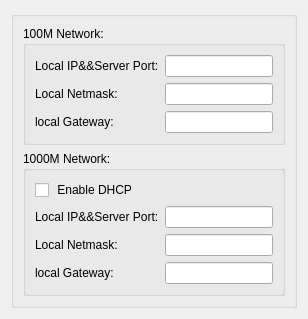
              <widget class="QWidget" name="TabIpSetting">
               <attribute name="title">
                <string>IP Setting    </string>
               </attribute>
               <layout class="QGridLayout" name="gridLayout_13">
                <item row="1" column="0">
                 <widget class="QGroupBox" name="gSetting">
                  <property name="title">
                   <string/>
                  </property>
                  <layout class="QGridLayout" name="gridLayout_16">
                   <item row="0" column="0">
                    <widget class="QGroupBox" name="groupBox">
                     <property name="title">
                      <string>100M Network:</string>
                     </property>
                     <layout class="QGridLayout" name="gridLayout_15">
                      <item row="0" column="0">
                       <widget class="QLabel" name="label_24">
                        <property name="sizePolicy">
                         <sizepolicy hsizetype="Preferred" vsizetype="Fixed">
                          <horstretch>0</horstretch>
                          <verstretch>0</verstretch>
                         </sizepolicy>
                        </property>
                        <property name="text">
                         <string>Local IP&amp;&amp;Server Port:</string>
                        </property>
                       </widget>
                      </item>
                      <item row="1" column="0">
                       <widget class="QLabel" name="label_17">
                        <property name="sizePolicy">
                         <sizepolicy hsizetype="Preferred" vsizetype="Fixed">
                          <horstretch>0</horstretch>
                          <verstretch>0</verstretch>
                         </sizepolicy>
                        </property>
                        <property name="text">
                         <string>Local Netmask:</string>
                        </property>
                       </widget>
                      </item>
                      <item row="0" column="1">
                       <widget class="QLineEdit" name="lin_100M_Ip">
                        <property name="sizePolicy">
                         <sizepolicy hsizetype="Expanding" vsizetype="Fixed">
                          <horstretch>0</horstretch>
                          <verstretch>0</verstretch>
                         </sizepolicy>
                        </property>
                        <property name="text">
                         <string/>
                        </property>
                       </widget>
                      </item>
                      <item row="1" column="1">
                       <widget class="QLineEdit" name="lin_100M_Mask"/>
                      </item>
                      <item row="2" column="1">
                       <widget class="QLineEdit" name="lin_100M_Gateway"/>
                      </item>
                      <item row="2" column="0">
                       <widget class="QLabel" name="label_22">
                        <property name="sizePolicy">
                         <sizepolicy hsizetype="Preferred" vsizetype="Fixed">
                          <horstretch>0</horstretch>
                          <verstretch>0</verstretch>
                         </sizepolicy>
                        </property>
                        <property name="text">
                         <string>local Gateway:</string>
                        </property>
                       </widget>
                      </item>
                     </layout>
                    </widget>
                   </item>
                   <item row="1" column="0">
                    <widget class="QGroupBox" name="groupBox_2">
                     <property name="title">
                      <string>1000M Network:</string>
                     </property>
                     <layout class="QGridLayout" name="gridLayout_9">
                      <item row="3" column="0">
                       <widget class="QLabel" name="label_23">
                        <property name="sizePolicy">
                         <sizepolicy hsizetype="Preferred" vsizetype="Fixed">
                          <horstretch>0</horstretch>
                          <verstretch>0</verstretch>
                         </sizepolicy>
                        </property>
                        <property name="text">
                         <string>local Gateway:</string>
                        </property>
                       </widget>
                      </item>
                      <item row="2" column="1">
                       <widget class="QLineEdit" name="lin_1G_Mask"/>
                      </item>
                      <item row="3" column="1">
                       <widget class="QLineEdit" name="lin_1G_Gateway"/>
                      </item>
                      <item row="2" column="0">
                       <widget class="QLabel" name="label_20">
                        <property name="sizePolicy">
                         <sizepolicy hsizetype="Preferred" vsizetype="Fixed">
                          <horstretch>0</horstretch>
                          <verstretch>0</verstretch>
                         </sizepolicy>
                        </property>
                        <property name="text">
                         <string>Local Netmask:</string>
                        </property>
                       </widget>
                      </item>
                      <item row="1" column="0">
                       <widget class="QLabel" name="label_18">
                        <property name="sizePolicy">
                         <sizepolicy hsizetype="Preferred" vsizetype="Fixed">
                          <horstretch>0</horstretch>
                          <verstretch>0</verstretch>
                         </sizepolicy>
                        </property>
                        <property name="text">
                         <string>Local IP&amp;&amp;Server Port:</string>
                        </property>
                       </widget>
                      </item>
                      <item row="0" column="0">
                       <widget class="QCheckBox" name="che_DHCP">
                        <property name="sizePolicy">
                         <sizepolicy hsizetype="Minimum" vsizetype="Fixed">
                          <horstretch>0</horstretch>
                          <verstretch>0</verstretch>
                         </sizepolicy>
                        </property>
                        <property name="text">
                         <string> Enable DHCP</string>
                        </property>
                       </widget>
                      </item>
                      <item row="1" column="1">
                       <widget class="QLineEdit" name="lin_1G_Ip"/>
                      </item>
                     </layout>
                    </widget>
                   </item>
                  </layout>
                 </widget>
                </item>
               </layout>
              </widget>
